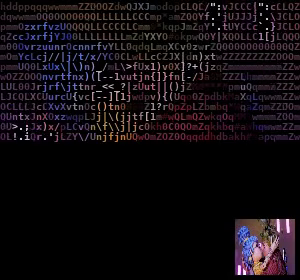
#> input picture frame 17 of backend/output.mp4, 300 x 280 px, given in place of input.mp4, which was not available
$ python video2video.py
#> lines starting #> are read from the running program, lines starting #| are printed output that depends on the picture; after the words box and inside, x2 and y2 are one past the last pixel; in counts of white or black regions, pixels touching at a corner belong together; pictures that were not available may be replaced by others from this repository, and a replacement may not be noted
"""
@author: Viet Nguyen <nhviet1009@gmail.com>
Modified for better codec compatibility using moviepy
"""
import argparse
import cv2
import numpy as np
from PIL import Image, ImageFont, ImageDraw, ImageOps
import os
# import moviepy
from moviepy.editor import VideoFileClip

def get_args():
    parser = argparse.ArgumentParser("Image to ASCII")
    parser.add_argument("--input", type=str, default="data/input.mp4", help="Path to input video")
    parser.add_argument("--output", type=str, default="data/output.mp4", help="Path to output video")
    parser.add_argument("--mode", type=str, default="simple", choices=["simple", "complex"],
                        help="10 or 70 different characters")
    parser.add_argument("--background", type=str, default="white", choices=["black", "white"],
                        help="background's color")
    parser.add_argument("--num_cols", type=int, default=100, help="number of character for output's width")
    parser.add_argument("--scale", type=int, default=1, help="upsize output")
    parser.add_argument("--fps", type=int, default=0, help="frame per second")
    parser.add_argument("--overlay_ratio", type=float, default=0.2, help="Overlay width ratio")
    parser.add_argument("--codec", type=str, default="mp4v", help="Video codec (mp4v, avc1, XVID, etc)")
    args = parser.parse_args()
    return args


def main(opt):
    # Character set configuration
    CHAR_LIST = '@%#*+=-:. ' if opt.mode == "simple" else \
               "$@B%8&WM#*oahkbdpqwmZO0QLCJUYXzcvunxrjft/\|()1{}[]?-_+~<>i!lI;:,\"^`'. "

    bg_code = 255 if opt.background == "white" else 0
    font_size = int(10 * opt.scale)
    font_path = "fonts/DejaVuSansMono-Bold.ttf"
    if not os.path.exists(font_path):
        raise FileNotFoundError(f"Font file not found: {font_path}")
    font = ImageFont.truetype(font_path, size=font_size)

    # Video capture setup
    cap = cv2.VideoCapture(opt.input)
    if not cap.isOpened():
        raise IOError("Could not open video file")

    fps = opt.fps if opt.fps != 0 else int(cap.get(cv2.CAP_PROP_FPS))
    num_chars = len(CHAR_LIST)

    # Get first frame to initialize VideoWriter
    ret, frame = cap.read()
#> frame is the input picture: shape (280, 300, 3); mean B, G, R 16.9, 13, 17.9
    if not ret:
        raise ValueError("Could not read first frame")

    # Initialize VideoWriter with proper dimensions
    sample_image = cv2.cvtColor(frame, cv2.COLOR_BGR2GRAY)
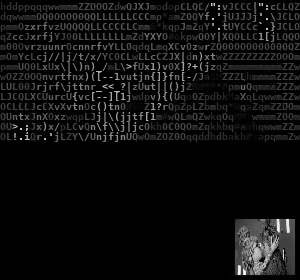
#> sample_image: shape (280, 300); min 0, max 246, mean 14.9
    height, width = sample_image.shape
#> height = 280; width = 300

    # Validate inputs
    if width <= 0 or height <= 0:
        raise ValueError(f"Invalid video dimensions: width={width}, height={height}")
    if opt.num_cols <= 0:
        raise ValueError(f"Invalid num_cols: {opt.num_cols}")

    # Calculate ASCII art dimensions
    num_cols = opt.num_cols
    cell_width = width / num_cols
#> cell_width = 3
    cell_height = 2 * cell_width
#> cell_height = 6
    num_rows = int(height / cell_height)
#> num_rows = 46

    if num_cols > width or num_rows > height or num_cols <= 0 or num_rows <= 0:
        print("Too many columns or rows. Using default settings")
        cell_width = 6
        cell_height = 12
        num_cols = int(width / cell_width)
        num_rows = int(height / cell_height)

    left, top, right, bottom = font.getbbox("A")
    char_width, char_height = right - left, bottom - top
    out_width = char_width * num_cols
    out_height = 2 * char_height * num_rows
#> out_height = 644

    # Temporary .avi output
    temp_avi_path = opt.output.replace('.mp4', '_temp.avi')
    fourcc = cv2.VideoWriter_fourcc(*opt.codec)
    out = cv2.VideoWriter(temp_avi_path, fourcc, fps, (out_width, out_height))
    if not out.isOpened():
        raise IOError("Could not initialize VideoWriter with codec: {}".format(opt.codec))

    # Process frames
    cap.set(cv2.CAP_PROP_POS_FRAMES, 0)  # Reset to start
    frame_count = 0
    while True:
        ret, frame = cap.read()
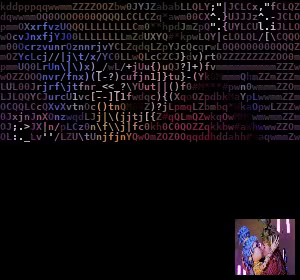
#> input picture frame 0 of backend/output.mp4, 300 x 280 px, given in place of input.mp4, which was not available
#> frame is the input picture: shape (280, 300, 3); mean B, G, R 17, 12.9, 17.9
        if not ret:
            break

        frame_count += 1
        print(f"Processing frame {frame_count}, shape: {frame.shape}")
#| Processing frame 1, shape: (280, 300, 3)

        # Convert to ASCII
        gray = cv2.cvtColor(frame, cv2.COLOR_BGR2GRAY)
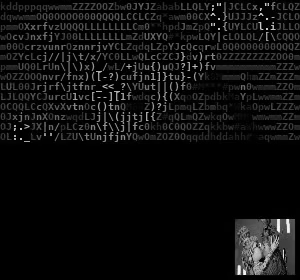
#> gray: shape (280, 300); min 0, max 247, mean 14.9
        ascii_image = Image.new("L", (out_width, out_height), bg_code)
#> ascii_image: PIL image 600x644 L; every value is 255
        draw = ImageDraw.Draw(ascii_image)

        for i in range(num_rows):
            line = ""
            for j in range(num_cols):
                partial_image = gray[int(i * cell_height):min(int((i + 1) * cell_height), height),
                                    int(j * cell_width):min(int((j + 1) * cell_width), width)]
                if partial_image.size == 0:
                    char_idx = 0
                else:
                    mean_val = np.mean(partial_image)
                    if np.isnan(mean_val):
                        char_idx = 0
                    else:
                        char_idx = min(int(mean_val * num_chars / 255), num_chars - 1)
                line += CHAR_LIST[char_idx]
            line += "\n"
            draw.text((0, i * char_height), line, fill=255 - bg_code, font=font)

        # Convert to BGR for video output
        final_image = cv2.cvtColor(np.array(ascii_image), cv2.COLOR_GRAY2RGB)
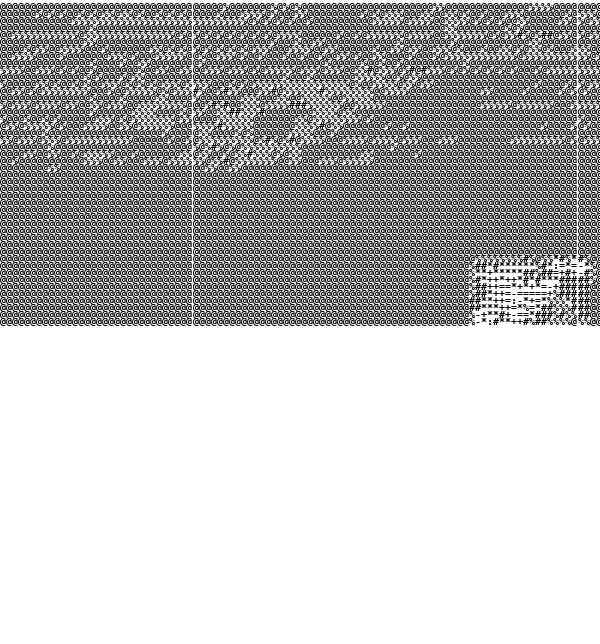
#> final_image: shape (644, 600, 3); min 0, max 255, mean 191.1
        print(f"Final image shape: {final_image.shape}, min: {np.min(final_image)}, max: {np.max(final_image)}")
#| Final image shape: (644, 600, 3), min: 0, max: 255

        # Add overlay if specified
        if opt.overlay_ratio > 0:
            h, w = final_image.shape[:2]
#> h = 644; w = 600
            overlay_h = int(h * opt.overlay_ratio)
#> overlay_h = 128
            overlay_w = int(w * opt.overlay_ratio)
#> overlay_w = 120
            overlay = cv2.resize(frame, (overlay_w, overlay_h))
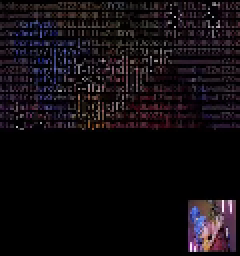
#> overlay: shape (128, 120, 3) (shown 2 times larger); mean B, G, R 17.1, 13, 18
            final_image[h - overlay_h:, w - overlay_w:] = overlay
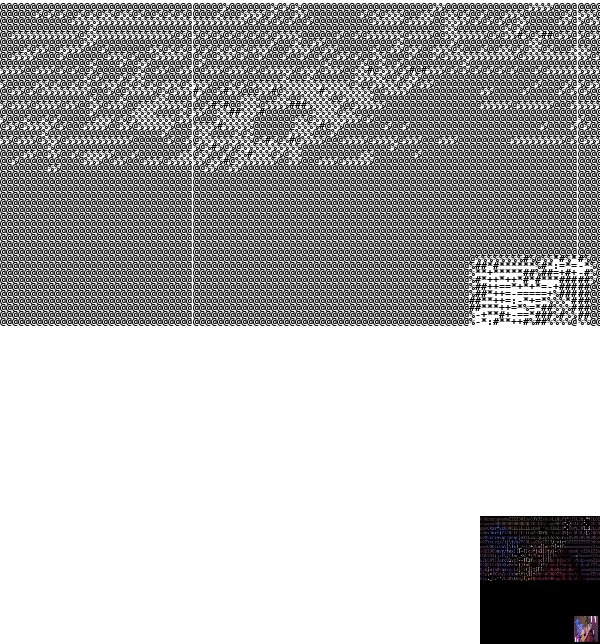
#> final_image: shape (644, 600, 3); 3.98% of pixels changed, all inside (x1, y1, x2, y2) = (480, 516, 600, 644)

        out.write(final_image)

    # Cleanup
    cap.release()
    out.release()

    # Convert .avi to .mp4 using moviepy
    try:
        video_clip = VideoFileClip(temp_avi_path)
        video_clip.write_videofile(opt.output, codec="libx264", audio_codec="aac", logger=None)
        video_clip.close()
        os.remove(temp_avi_path)  # Remove temporary .avi file
    except Exception as e:
        raise RuntimeError(f"Moviepy conversion failed: {e}")

    print(f"Video processing complete. Output saved to {opt.output}")


if __name__ == '__main__':
    opt = get_args()
    main(opt)

$ run again, starting later in the video
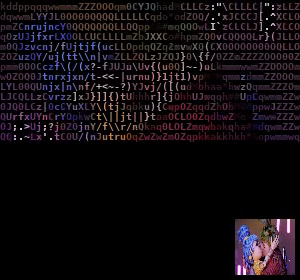
#> input picture frame 76 of backend/output.mp4, 300 x 280 px, given in place of input.mp4, which was not available
#> in main, frame is the input picture: shape (280, 300, 3); mean B, G, R 16.9, 12.9, 18
#> in main, `sample_image = cv2.cvtColor(frame, cv2.COLOR_BGR2GRAY)`:
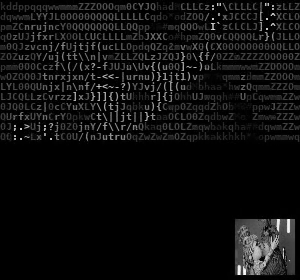
#> sample_image: shape (280, 300); min 0, max 247, mean 14.9
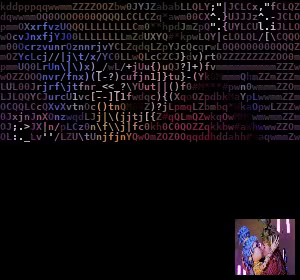
#> input picture frame 0 of backend/output.mp4, 300 x 280 px, given in place of input.mp4, which was not available
#> in main, frame is the input picture: shape (280, 300, 3); mean B, G, R 17, 12.9, 17.9
#| Processing frame 1, shape: (280, 300, 3)
#> ascii_image: PIL image 600x644 L; every value is 255
#| Final image shape: (644, 600, 3), min: 0, max: 255

$ run again, starting later in the video
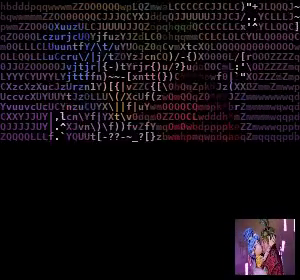
#> input picture frame 136 of backend/output.mp4, 300 x 280 px, given in place of input.mp4, which was not available
#> in main, frame is the input picture: shape (280, 300, 3); mean B, G, R 17.5, 12.9, 18.4
#> in main, `sample_image = cv2.cvtColor(frame, cv2.COLOR_BGR2GRAY)`:
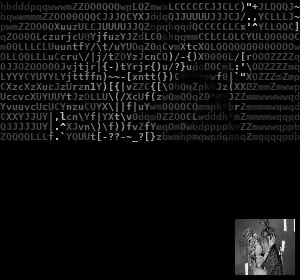
#> sample_image: shape (280, 300); min 0, max 246, mean 15
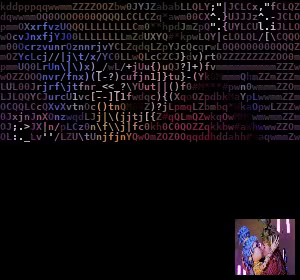
#> input picture frame 0 of backend/output.mp4, 300 x 280 px, given in place of input.mp4, which was not available
#> in main, frame is the input picture: shape (280, 300, 3); mean B, G, R 17, 12.9, 17.9
#| Processing frame 1, shape: (280, 300, 3)
#> ascii_image: PIL image 600x644 L; every value is 255
#| Final image shape: (644, 600, 3), min: 0, max: 255
